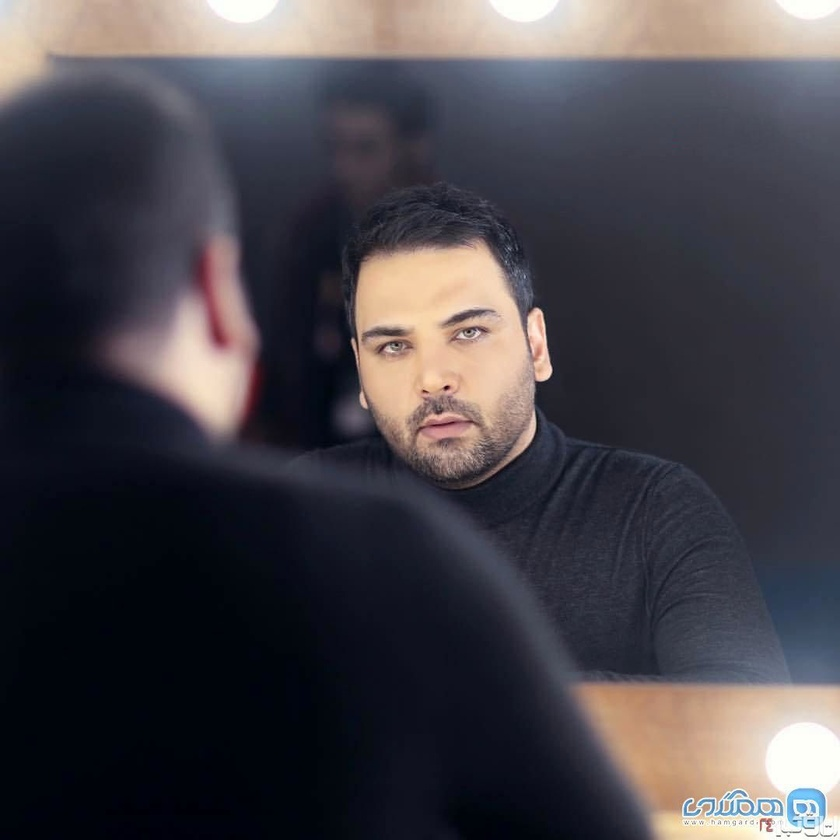
#> input picture tutorial/face data set/alikhani1.jpeg, 840 x 840 px, shrunk from 1080 x 1080 before the run, found by its file name
$ python rotation.py
#> lines starting #> are read from the running program, lines starting #| are printed output that depends on the picture
import cv2

img = cv2.imread("D:\python\scraper\OpenCV\\tutorial\\face data set\\alikhani1.jpeg")
#> img is the input picture: shape (840, 840, 3); mean B, G, R 72.6, 66.4, 69.5
x,y,ht = img.shape
#> x = 840; y = 840; ht = 3
# print(img.shape())
matrix = cv2.getRotationMatrix2D((x/2,y/2),90,1)
new_img = cv2.warpAffine(img,matrix,(x,y))
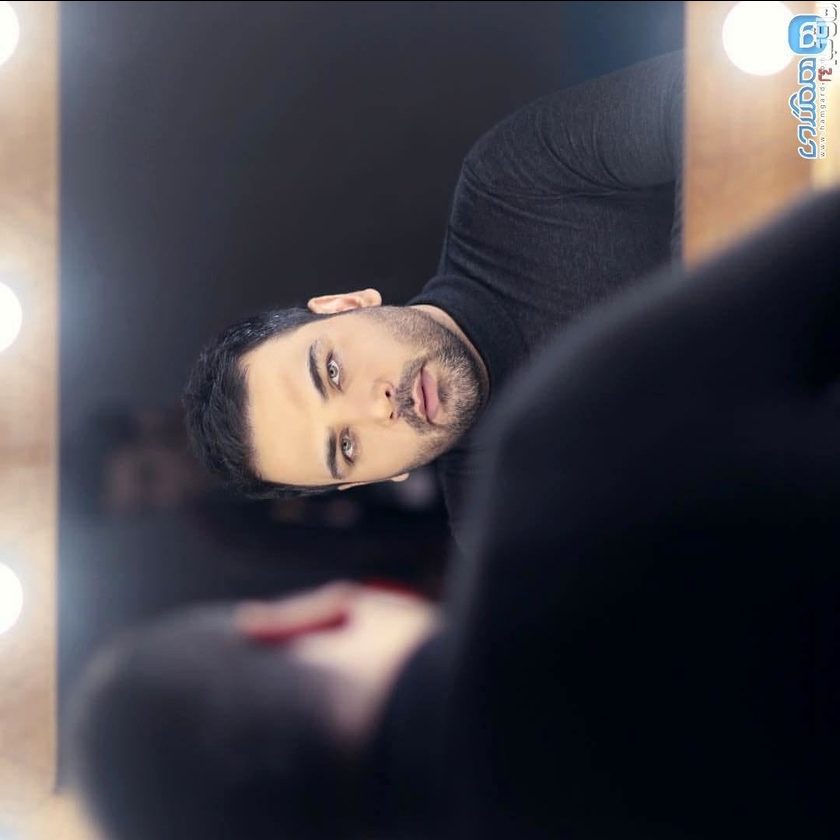
#> new_img: shape (840, 840, 3); mean B, G, R 72.5, 66.3, 69.4

cv2.imshow("image",new_img)
cv2.waitKey(0)

$ run again, with tutorial/face data set/alikhani2.jpeg copied over tutorial/face data set/alikhani1.jpeg
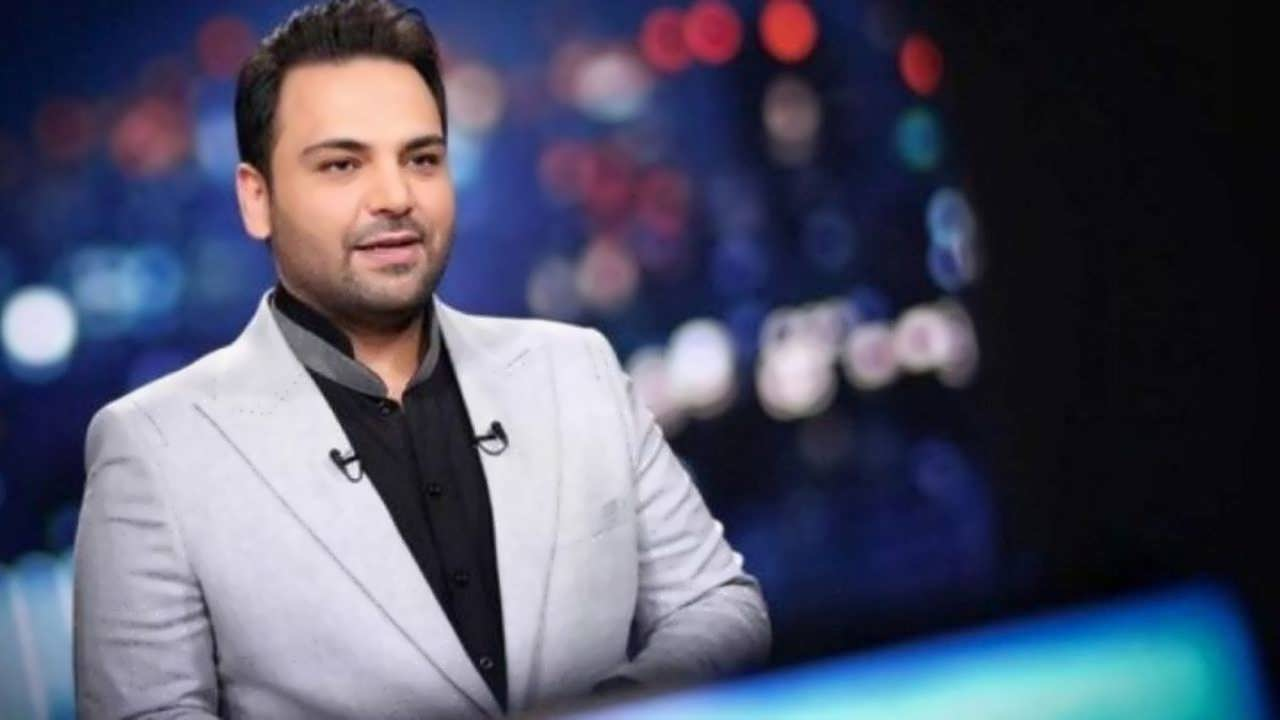
#> input picture tutorial/face data set/alikhani2.jpeg, 1280 x 720 px, found by its file name
#> img is the input picture: shape (720, 1280, 3); mean B, G, R 103.8, 83.1, 80.6
#> `new_img = cv2.warpAffine(img,matrix,(x,y))`:
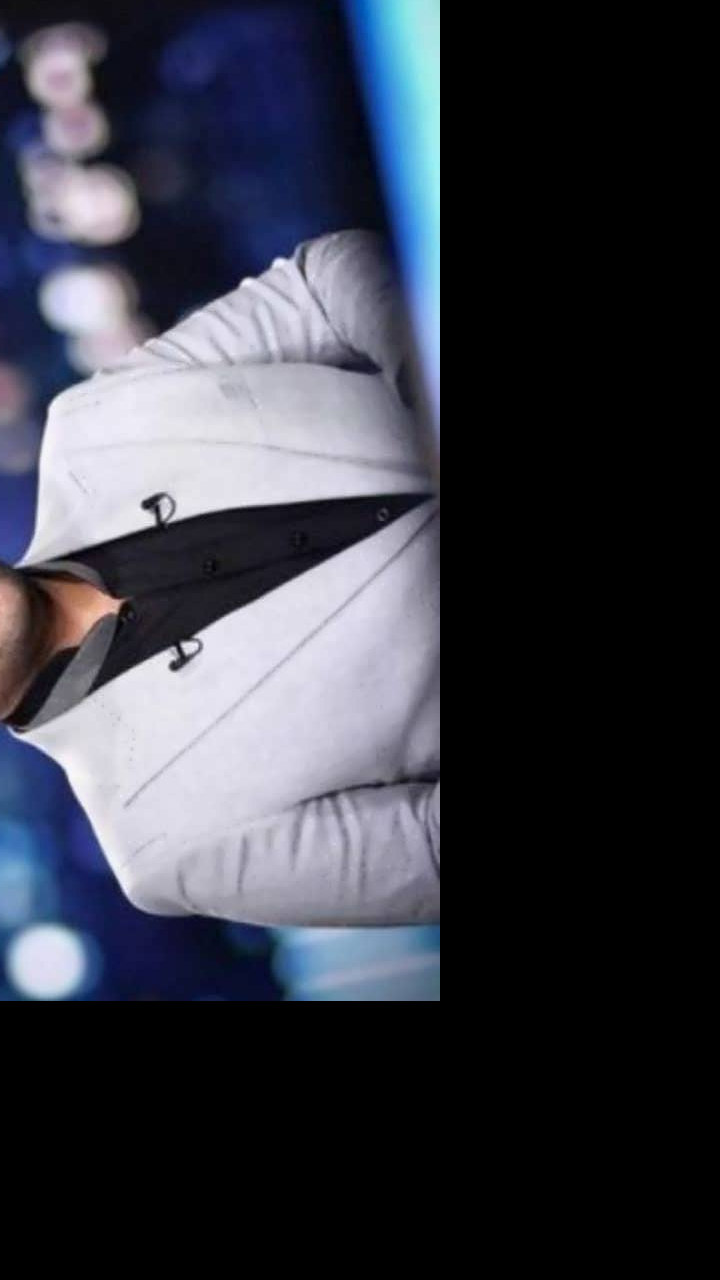
#> new_img: shape (1280, 720, 3); mean B, G, R 67.8, 57.6, 55.3

$ run again, with tutorial/face data set/alikhani3.jpeg copied over tutorial/face data set/alikhani1.jpeg
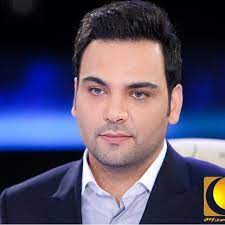
#> input picture tutorial/face data set/alikhani3.jpeg, 225 x 225 px, found by its file name
#> img is the input picture: shape (225, 225, 3); mean B, G, R 102.8, 78.4, 84
#> `new_img = cv2.warpAffine(img,matrix,(x,y))`:
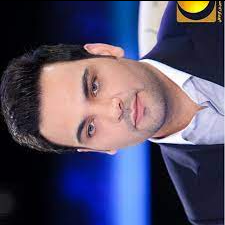
#> new_img: shape (225, 225, 3); mean B, G, R 102.4, 78.2, 83.9
